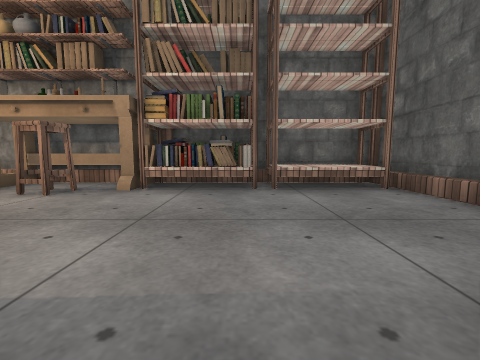
View 1 (above)

15 first-person views from a walk through a Unity game level. The camera is 0.32 m above the floor, tilts 6° down and sees 90° across. The floor is counted in squares, 0.5 m on a side. Each view is taken from the middle of a square. On the plan, view 1 faces up. The plan holds only what a view shows up to about 9 squares ahead; the rest is blank. Some surface patterns are stand-ins.

View 2
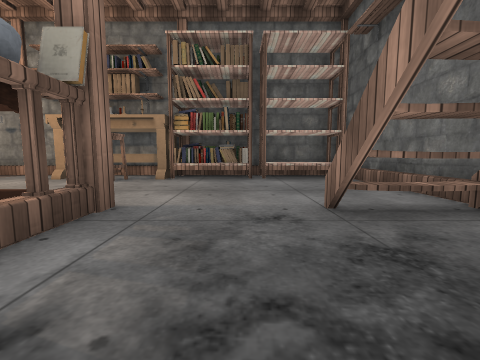

View 3
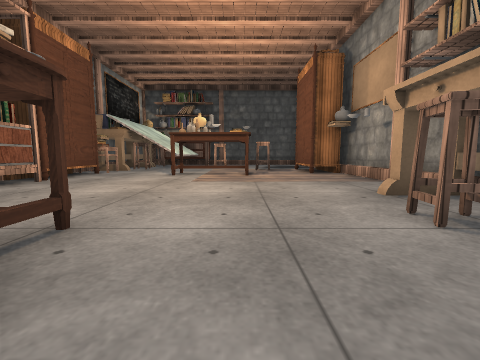

View 4
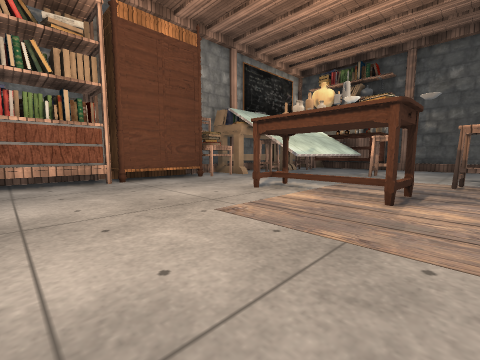

View 5
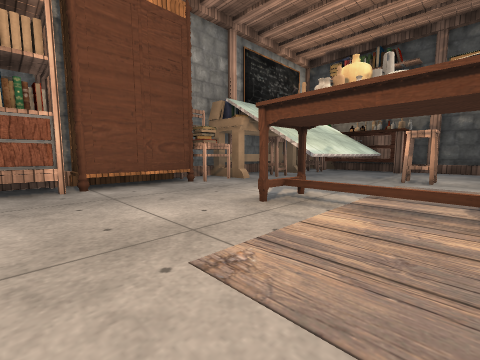

View 6
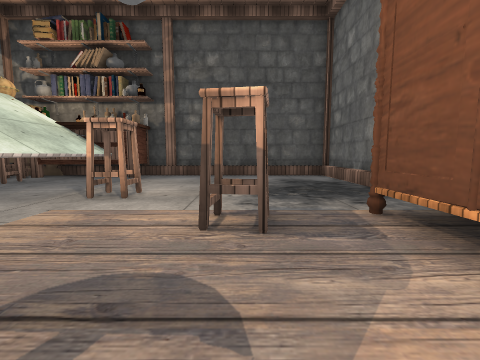

View 7
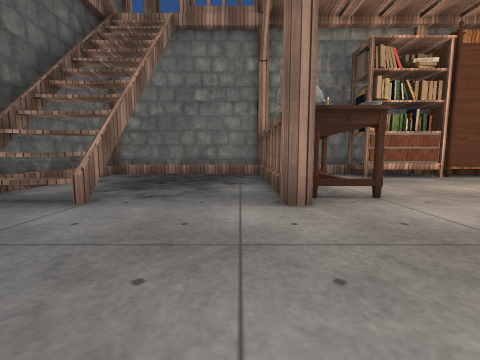

View 8
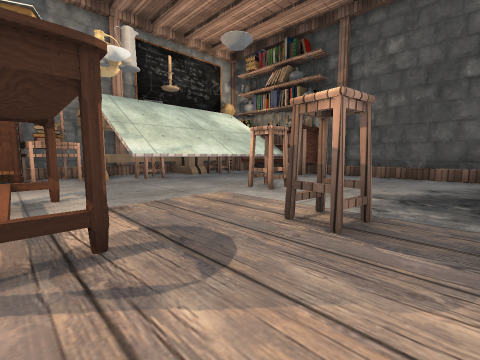

View 9
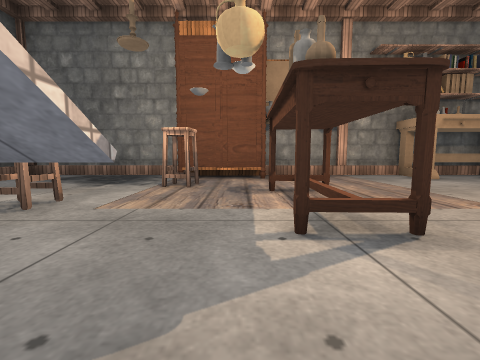

View 10
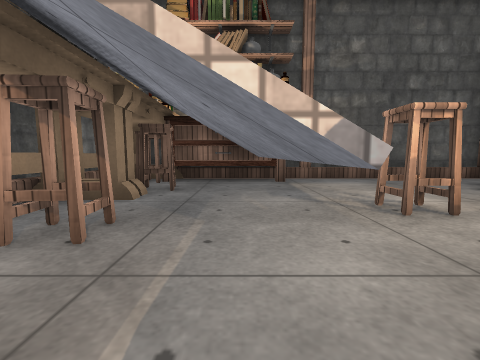

View 11
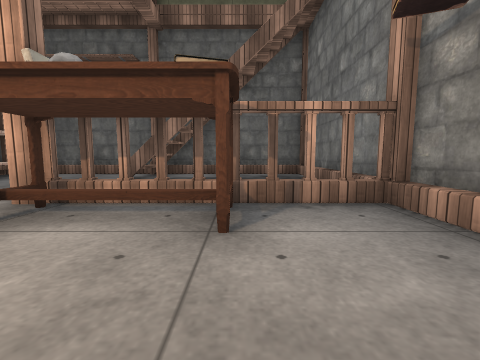

View 12
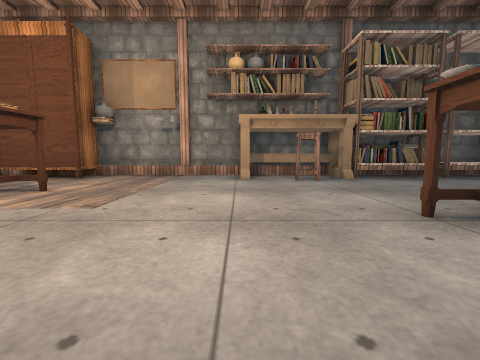

View 13
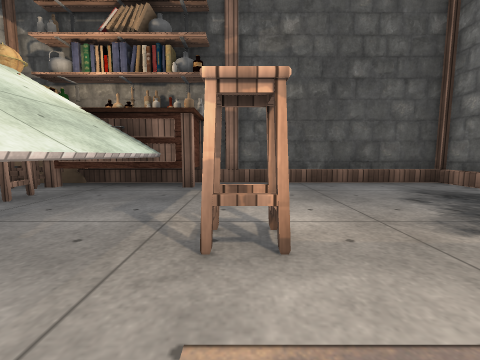

View 14
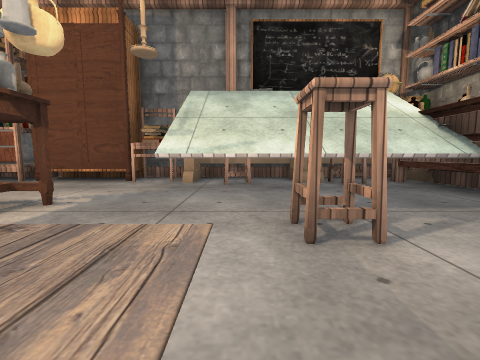

View 15
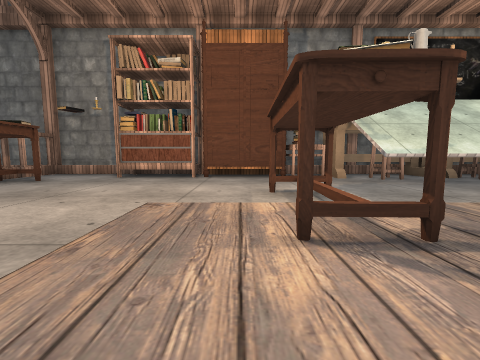

### Floor plan
Points are (right, up) in squares from view 1. A wall is a line through its corners. A room is listed if a view was taken in it or the views show most of it. See-through windows are left out.
Room 1 (views 1, 2, 3, 4, 5, 6, 7, 8, 9, 10, 11, 12, 13, 14, 15)
walls: (-5.2, -4.2) (-2.5, -4.2); (-7.1, -4.2) (-6.5, -4.2); (-1.5, 5.8) (-10.1, 5.8); (-1.5, -4.2) (3, -4.2) (3, 0.5); (1.1, 0.6) (2.5, 0.6); (1.3, 0.2) (2.4, 0.2) (1.1, 0.2); (-11.6, -4.2) (-9.1, -4.2); (-12, 5.8) (-16.8, 5.8) (-16.8, -0.4); (1.9, -0.2) (1.1, -0.2) (1.1, 0.9); (3.3, 0.8) (3.3, 5.2); (-15.5, -0.5) (-10.7, -0.5) (-10.7, -1.2); (3.3, -3) (3.3, 0.5); (3, 5.8) (-1.4, 5.8); (3.3, -4.2) (3.3, -3.2)
low walls: (-4.9, 5.6) (-9.5, 5.6); (-7, -3.9) (-2.5, -3.9); (-2.1, 5.6) (-4.8, 5.6); (-1.5, -3.9) (3, -3.9); (-10.7, -3.9) (-9.2, -3.9); (1.1, 0.9) (2.1, 0.9); (-11.6, 5.6) (-16.5, 5.6) (-16.5, -0.6); (2.6, 0.6) (1.1, 0.6); (3, 0.8) (3, 5.8); (3, 5.6) (-2, 5.6)
ways out: opening at (-11, -2)
objects: other object (-13, 1); other object (-12, 5) to (-9, 5); other object (-11, 3); other object (-10, -3); other object (-9, -3); other object (-9, 0) to (-9, 2); other object (-8, -3) to (-7, -3); other object (-6, -3) to (-5, -3); other object (-5, 5) to (-3, 5); other object (-4, 4) to (-3, 4); other object (-3, -2) to (-2, -2); other object (-3, 0) to (-2, 0); other object (-2, -4); other object (-2, -3); other object (-2, -1); other object (-2, 1); other object (-2, 5) to (0, 5); other object (1, 5) to (2, 5)

Positions as (right, up) in squares from view 1, and headings:
1: (0, 0), facing up
2: (0, -2), facing up
3: (-1, 2), facing left
4: (-5, 3), facing down-left
5: (-6, 2), facing down-left
6: (-9, 3), facing left
7: (-1, 4), facing down
8: (-9, 4), facing down-left
9: (-10, -2), facing up
10: (-10, -1), facing left
11: (-5, -2), facing right
12: (-5, -2), facing up
13: (-11, 1), facing left
14: (-12, 3), facing down
15: (-8, 4), facing down
